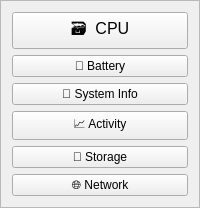
        <widget class="QFrame" name="left_content_frame">
         <property name="frameShape">
          <enum>QFrame::StyledPanel</enum>
         </property>
         <property name="frameShadow">
          <enum>QFrame::Raised</enum>
         </property>
         <layout class="QVBoxLayout" name="verticalLayout_2">
          <item>
           <widget class="QPushButton" name="cpu_memory_frame">
            <property name="font">
             <font>
              <family>MS Shell Dlg 2</family>
              <pointsize>12</pointsize>
              <weight>9</weight>
              <italic>false</italic>
              <bold>false</bold>
             </font>
            </property>
            <property name="styleSheet">
             <string notr="true">*{
	font: 75 12pt &quot;MS Shell Dlg 2&quot;;
}</string>
            </property>
            <property name="text">
             <string>🗃️  CPU</string>
            </property>
           </widget>
          </item>
          <item>
           <widget class="QPushButton" name="battery_frame">
            <property name="styleSheet">
             <string notr="true">font: 75 12pt &quot;MS Shell Dlg 2&quot;;</string>
            </property>
            <property name="text">
             <string>🔋 Battery</string>
            </property>
           </widget>
          </item>
          <item>
           <widget class="QPushButton" name="Sys_frame">
            <property name="styleSheet">
             <string notr="true">font: 75 12pt &quot;MS Shell Dlg 2&quot;;</string>
            </property>
            <property name="text">
             <string>🤖 System Info</string>
            </property>
           </widget>
          </item>
          <item>
           <widget class="QPushButton" name="activity_frame">
            <property name="styleSheet">
             <string notr="true">font: 75 12pt &quot;MS Shell Dlg 2&quot;;</string>
            </property>
            <property name="text">
             <string>📈 Activity</string>
            </property>
           </widget>
          </item>
          <item>
           <widget class="QPushButton" name="storage_frame">
            <property name="styleSheet">
             <string notr="true">font: 75 12pt &quot;MS Shell Dlg 2&quot;;</string>
            </property>
            <property name="text">
             <string>💽 Storage</string>
            </property>
           </widget>
          </item>
          <item>
           <widget class="QPushButton" name="network_frame">
            <property name="styleSheet">
             <string notr="true">font: 75 12pt &quot;MS Shell Dlg 2&quot;;</string>
            </property>
            <property name="text">
             <string>🌐 Network</string>
            </property>
           </widget>
          </item>
         </layout>
        </widget>
